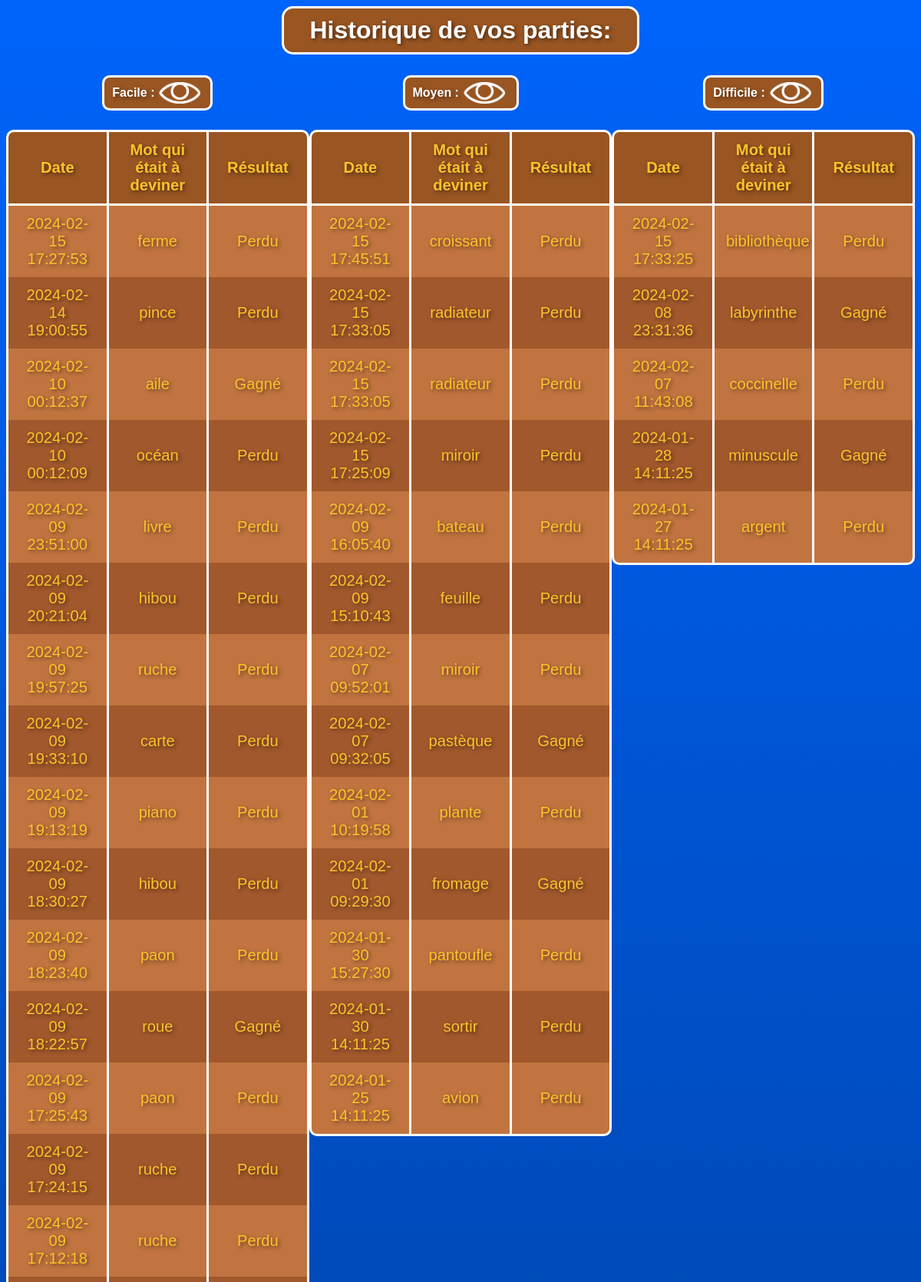
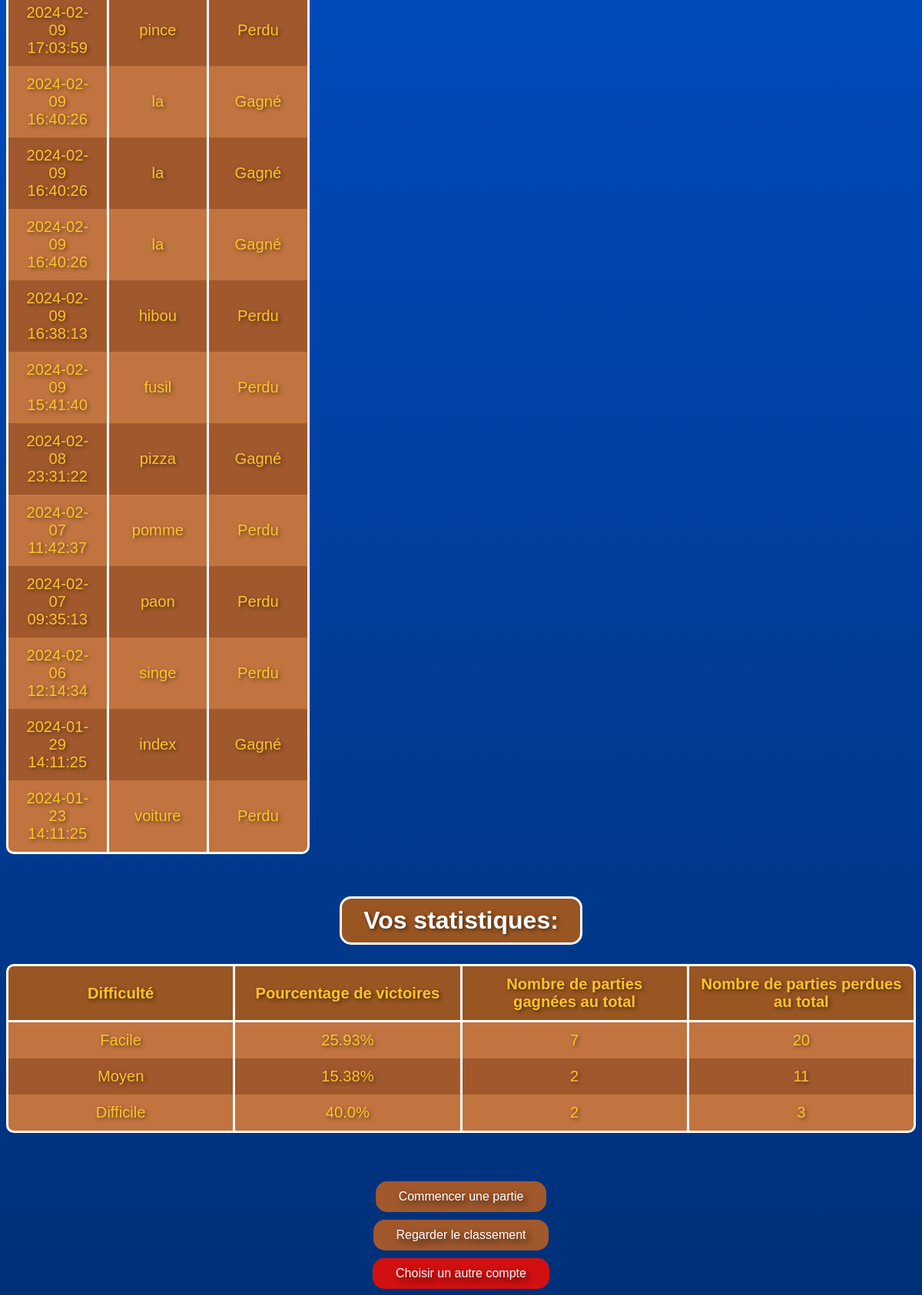
Page /historique (signed in) on the earlier database version (2 pictures, top to bottom).
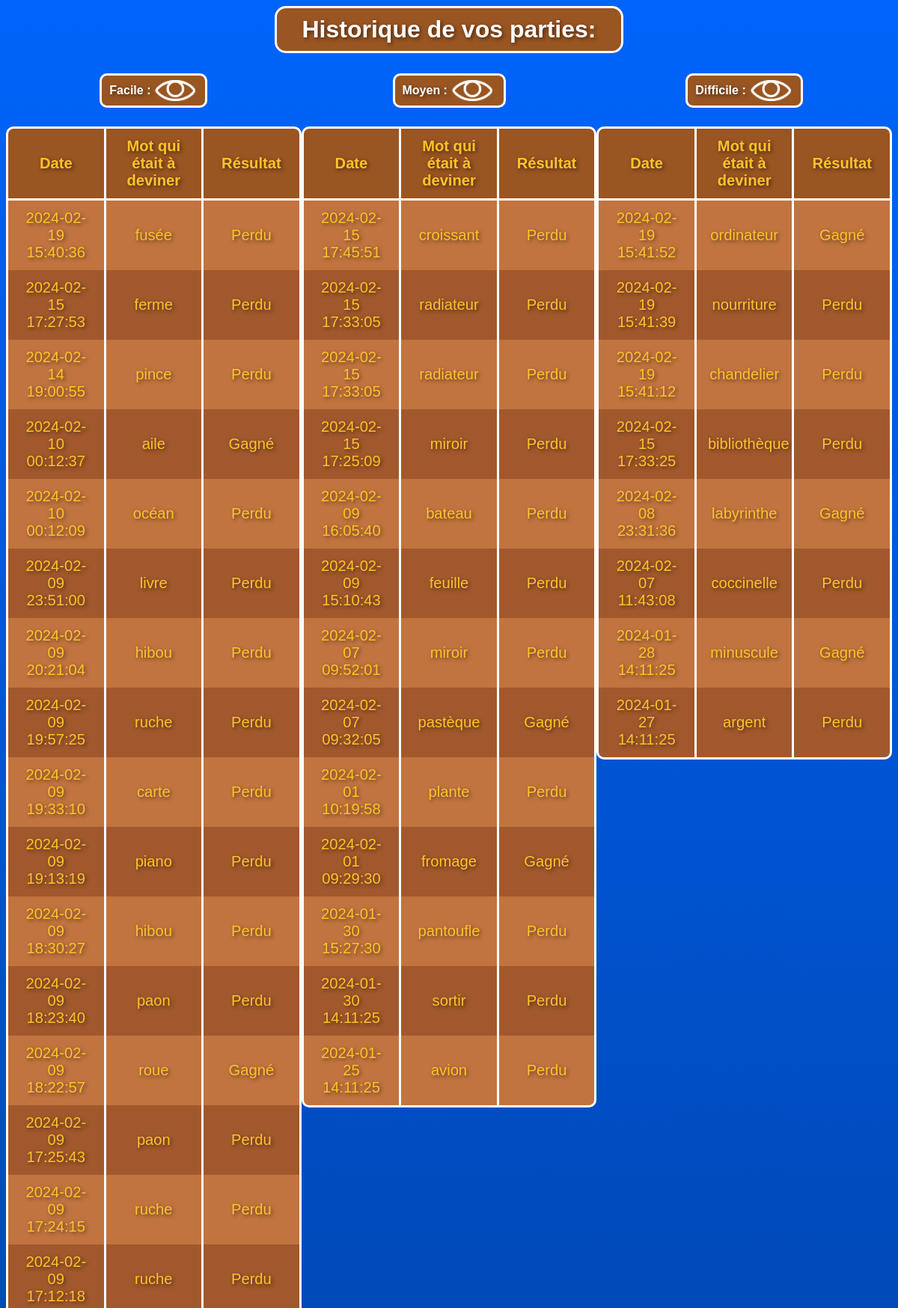
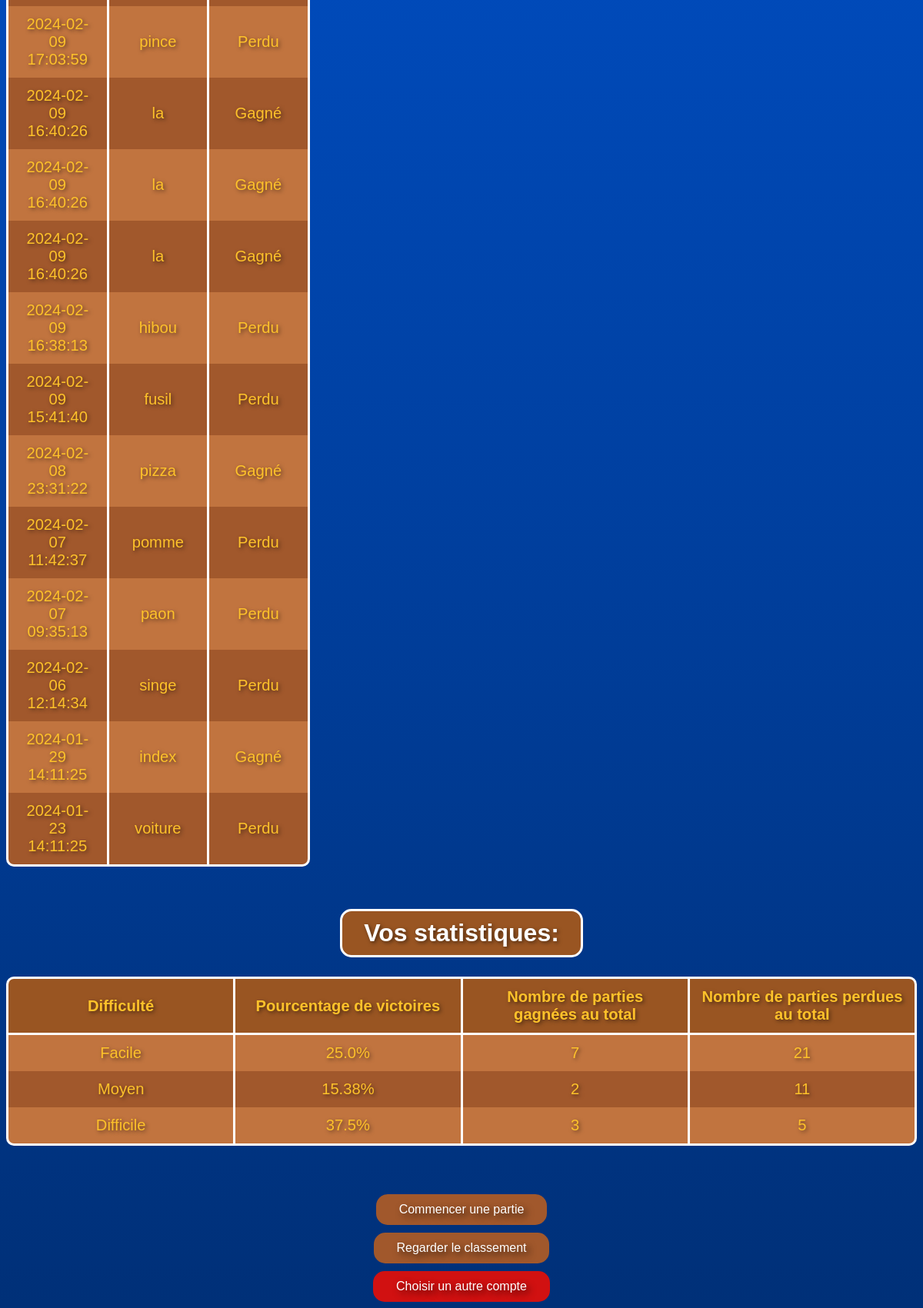
Same page on the later database version (2 pictures, top to bottom).
### tables this page shows
CREATE TABLE Partie (
    Partie_Id INTEGER PRIMARY KEY AUTOINCREMENT,
    Date_Du_Jeu DATETIME DEFAULT CURRENT_TIMESTAMP,
    Mot_A_Deviner VARCHAR,
    Gagne_Facile INTEGER DEFAULT 0,
    Perdu_Facile INTEGER DEFAULT 0,
    Gagne_Moyen INTEGER DEFAULT 0,
    Perdu_Moyen INTEGER DEFAULT 0,
    Gagne_Difficile INTEGER DEFAULT 0,
    Perdu_Difficile INTEGER DEFAULT 0,
    Resultat VARCHAR DEFAULT NULL,
    Difficulty VARCHAR DEFAULT NULL,
    User_Id INTEGER,
    FOREIGN KEY(User_Id) REFERENCES User(US_Id)
);

### app.py (the view)
@app.route('/historique')
def historique():
    user_id = session.get('user_id')
    historique_data = get_historique_data(user_id)
    return render_template('historique.html', **historique_data)

### app.py (called while the page is built)
def connect_db():
    db_path = 'Pendu.db'
    print(f"Connecté à la base de données : {db_path}")
    return sqlite3.connect(db_path)

### templates/historique.html (shortened to what this page needs)
<!DOCTYPE html>
<html lang="fr">
<head>
    <link rel="stylesheet" href="/static/historique.css">
    <link rel="stylesheet" href="/static/deconnexion.css">
    <link href="https://unpkg.com/aos@2.3.1/dist/aos.css" rel="stylesheet">
</head>
<body class="fade-in">
    <div class="zoom">
        <div class="title-container" id="titre1" data-aos="zoom-in">
            <h1>Historique de vos parties:</h1>
        </div>
        <br>
        <br>
        <br>
        <div class="table-container">
            <div class="table-section difficulty-section" data-aos="fade-up">
                <div class="title-container2" id="facile-arrow">
                    <div class="bold">
                        <span>Facile : </span>
                    </div>
                    <img src="/static/images/oeil-ouvert.png" class="arrow" alt="Flèche pour afficher/masquer le tableau">
                </div>
                <table id="table_facile" class="content-table visible table-transition">
                    <thead>
                        <tr>
                            <th>Date</th>
                            <th>Mot qui était à deviner</th>
                            <th>Résultat</th>
                        </tr>
                    </thead>
                    <tbody>
                        {% for game in game_history_facile %}
                        <tr>
                            <td>{{ game[0] }}</td>
                            <td>{{ game[1] }}</td>
                            <td>{{ game[2] }}</td>
                        </tr>
                        {% endfor %}
                    </tbody>
                </table>
            </div>
            <div class="table-section difficulty-section" data-aos="fade-up">
                <div class="title-container2" id="moyen-arrow">
                    <div class="bold">
                        <span>Moyen : </span>
                    </div>
                    <img src="/static/images/oeil-ouvert.png" class="arrow" alt="Flèche pour afficher/masquer le tableau">
                </div>
                <table id="table_moyen" class="content-table visible table-transition">
                    <thead>
                        <tr>
                            <th>Date</th>
                            <th>Mot qui était à deviner</th>
                            <th>Résultat</th>
                        </tr>
                    </thead>
                    <tbody>
                        {% for game in game_history_moyen %}
                        <tr>
                            <td>{{ game[0] }}</td>
                            <td>{{ game[1] }}</td>
                            <td>{{ game[2] }}</td>
                        </tr>
                        {% endfor %}
                    </tbody>
                </table>
            </div>
            <div class="table-section difficulty-section" data-aos="fade-up">
                <div class="title-container2" id="difficile-arrow">
                    <div class="bold">
                        <span>Difficile : </span>
                    </div>
                    <img src="/static/images/oeil-ouvert.png" class="arrow" alt="Flèche pour afficher/masquer le tableau">
                </div>
                <table id="table_difficile" class="content-table visible table-transition">
                    <thead>
                        <tr>
                            <th>Date</th>
                            <th>Mot qui était à deviner</th>
                            <th>Résultat</th>
                        </tr>
                    </thead>
                    <tbody>
                        {% for game in game_history_difficile %}
                        <tr>
                            <td>{{ game[0] }}</td>
                            <td>{{ game[1] }}</td>
                            <td>{{ game[2] }}</td>
                        </tr>
                        {% endfor %}
                    </tbody>
                </table>
            </div>
        </div>
        <div class="title-container" id="titre2">
            <h1>Vos statistiques:</h1>
        </div>
        <table class="stats-table">
            <thead>
                <tr>
                    <th>Difficulté</th>
                    <th>Pourcentage de victoires</th>
                    <th>Nombre de parties gagnées au total</th>
                    <th>Nombre de parties perdues au total</th>
                </tr>
            </thead>
            <tbody>
                <tr>
                    <td>Facile</td>
                    <td>{{ pourcentage_facile }}%</td>
                    <td>{{ total_gagne_facile }}</td>
                    <td>{{ total_perdu_facile }}</td>
                </tr>
                <tr>
                    <td>Moyen</td>
                    <td>{{ pourcentage_moyen }}%</td>
                    <td>{{ total_gagne_moyen }}</td>
                    <td>{{ total_perdu_moyen }}</td>
                </tr>
                <tr>
                    <td>Difficile</td>
                    <td>{{ pourcentage_difficile }}%</td>
                    <td>{{ total_gagne_difficile }}</td>
                    <td>{{ total_perdu_difficile }}</td>
                </tr>
            </tbody>
        </table>
        <br>
        <div class="bouton-section2">
            <a href="/recommencer_une_partie">
                <button class="bouton-recommencer">Commencer une partie</button>
            </a>
            <a href="/classement_total">
                <button class="bouton-historique">Regarder le classement</button>
            </a>
        </div>
        <a href="/logout" id="deconnexion-btn">
            <button class="bouton-autre_compte">Choisir un autre compte</button>
        </a>
    </div>
</body>
</html>

Differences in the rows shown:
added Partie: Date_Du_Jeu "2024-02-19 15:40:36", Mot_A_Deviner "fusée", Resultat "Perdu", shown under "Historique de vos parties:"
added Partie: Date_Du_Jeu "2024-02-19 15:41:52", Mot_A_Deviner "ordinateur", Resultat "Gagné"
added Partie: Date_Du_Jeu "2024-02-19 15:41:39", Mot_A_Deviner "nourriture", Resultat "Perdu"
added Partie: Date_Du_Jeu "2024-02-19 15:41:12", Mot_A_Deviner "chandelier", Resultat "Perdu"
Other differences:
{{ pourcentage_facile }}: "25.93" → "25.0"
{{ total_perdu_facile }}: "20" → "21"
{{ pourcentage_difficile }}: "40.0" → "37.5"
{{ total_gagne_difficile }}: "2" → "3"
{{ total_perdu_difficile }}: "3" → "5"
